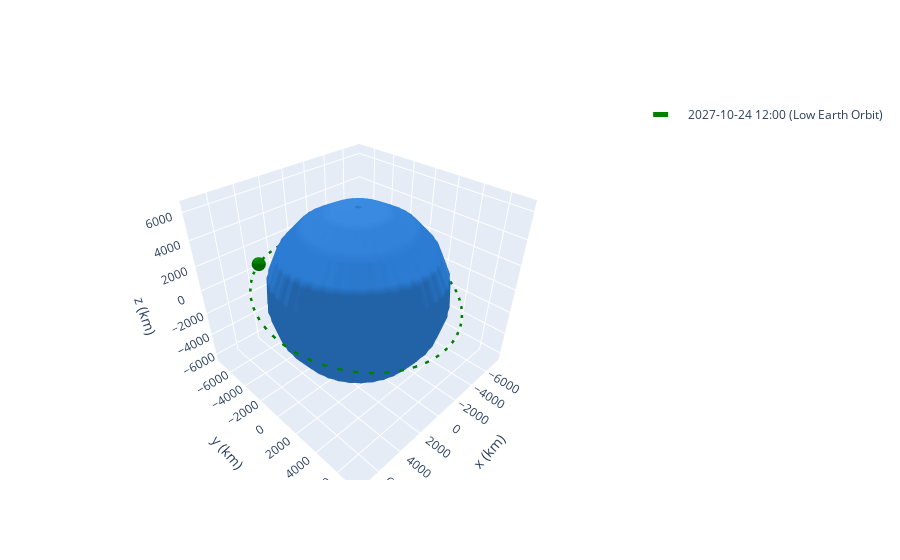

This figure's notebook cell:
### Code cell
# Earth orbit (High assumption refinement)
# Time
year_strt=str(2027)
month_strt=str(10)
day_strt=str(24)
time_strt=str('12:00:00')
t_start = Time(f'{year_strt}-{month_strt}-{day_strt}T{time_strt}',format='isot', scale='utc')


# # Define orbits
# earth_ephem_start = Ephem.from_horizons('399', t_start)
# Earth_orbit=Orbit.from_ephem(Sun, earth_ephem_start, t_start)

# Define orbital parameters
ecc_LEO_m1 = 0     	        * u.one  # Eccentricity
a_LEO_m1 = (1000 + 6371)	* u.km   # Semi-major axis
inc_LEO_m1 = 9.702583	    * u.deg  # Inclination
raan_LEO_m1 = (198.164338)  * u.deg  # Right ascension of the ascending node
argp_LEO_m1 = (285.172016)  * u.deg  # Argument of periapsis
nu_LEO_m1 = (179.156489)    * u.deg  # True anomaly

# Transfer ornit
CubeSat = Orbit.from_classical(Earth, a_LEO_m1, ecc_LEO_m1, inc_LEO_m1, raan_LEO_m1, argp_LEO_m1, nu_LEO_m1, t_start)

# Plot
plot2D_LEO_m1 = OrbitPlotter()
plot2D_LEO_m1.plot(CubeSat, label = 'Low Earth Orbit', color='green')
plt.title('CubeSat LEO (Method 1)')
plt.grid()
plot2D_LEO_m1.show()

# Plot 3D
plot3D_LEO_m1 = OrbitPlotter(backend=Plotly3D())
plot3D_LEO_m1.plot(CubeSat, label = 'Low Earth Orbit', color='green')
plot3D_LEO_m1.show()

### Figure 1 — Plotly figure (JSON) as saved in the notebook; plotly's stock layout.template omitted (floating-point values rounded to 4 significant figures; data arrays with more than 128 entries replaced by an {"elided": "..."} marker saying what was removed)
{"data": [{"cauto": false, "cmax": 1, "cmin": 1, "colorscale": [[0, "#2a7bd1"], [1, "#2a7bd1"]], "showlegend": false, "showscale": false, "type": "surface", "x": {"elided": "20x20 float values"}, "y": {"elided": "20x20 float values"}, "z": {"elided": "20x20 float values"}}, {"line": {"color": "green", "dash": "dash", "width": 5}, "mode": "lines", "name": "2027-10-24 12:00 (Low Earth Orbit)", "showlegend": true, "type": "scatter3d", "x": {"elided": "150 float values"}, "y": {"elided": "150 float values"}, "z": {"elided": "150 float values"}}, {"cauto": false, "cmax": 1, "cmin": 1, "colorscale": [[0, "green"], [1, "green"]], "showlegend": false, "showscale": false, "type": "surface", "x": {"elided": "20x20 float values"}, "y": {"elided": "20x20 float values"}, "z": {"elided": "20x20 float values"}}], "layout": {"autosize": true, "scene": {"aspectmode": "data", "xaxis": {"title": {"text": "x (km)"}}, "yaxis": {"title": {"text": "y (km)"}}, "zaxis": {"title": {"text": "z (km)"}}}}}
